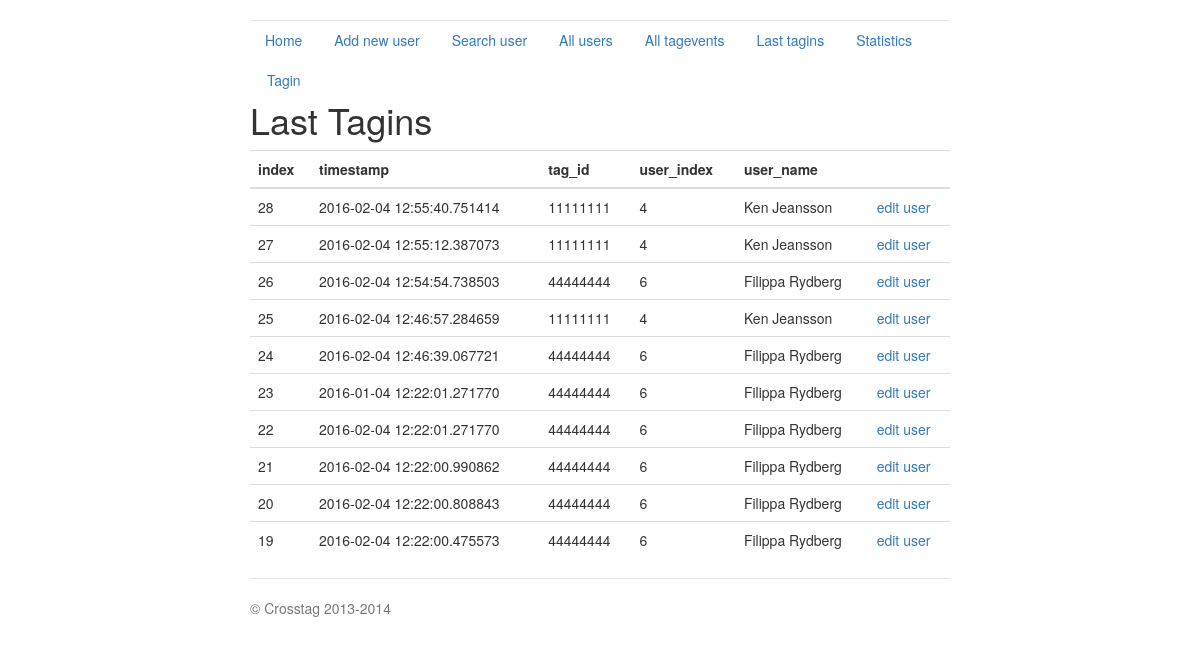
The page /last_tagins on the database its author committed.
### crosstag_server.py (models this page shows, shortened)
class Tagevent(db.Model):
    index = db.Column(db.Integer, primary_key=True)
    tag_id = db.Column(db.Integer)
    timestamp = db.Column(db.DateTime)
    uid = db.Column(db.Integer, db.ForeignKey('user.index'))
    def dict(self):
        return {'index': self.index, 'timestamp': str(self.timestamp),
                'tag_id': self.tag_id, 'uid':self.uid}

class User(db.Model):
    index = db.Column(db.Integer, primary_key=True)
    fortnox_id = db.Column(db.Integer)
    name = db.Column(db.String(80))
    email = db.Column(db.String(120))
    phone = db.Column(db.Integer)
    tag_id = db.Column(db.String(12))
    gender = db.Column(db.String(10))
    birth_date = db.Column(db.Date)
    expiry_date = db.Column(db.Date)
    create_date = db.Column(db.Date)
    def dict(self):
        return {'index': self.index, 'name': self.name,
                'email': self.email, 'tag_id': self.tag_id,
                'phone': self.phone, 'fortnox_id': self.fortnox_id,
                'expiry_date': str(self.expiry_date),
                'create_date': str(self.create_date),
                'birth_date': str(self.birth_date),
                'gender': self.gender}

### crosstag_server.py (the view)
@app.route('/last_tagins', methods=['GET'])
def last_tagins():
    ret = []
    events = Tagevent.query.all()[-10:]
    for hit in events:
        js = hit.dict()
        tag = js['tag_id']
        try:
            user = get_user_data_tag_dict(tag)
            js['user_index'] = user["index"]
            js['user_name'] = user['name']
        except:
            js['user_index'] = None
            js['user_name'] = "No user connected to this tag"
        ret.append(js)
    ret.reverse()
    return render_template('last_tagevents.html',
                           title='Last Tagins',
                           hits=ret)

### crosstag_server.py (called while the page is built)
@app.route('/crosstag/v1.0/get_user_data_tag_dict/<tag_id>',
           methods=['GET'])
def get_user_data_tag_dict(tag_id):
    user = User.query.filter_by(tag_id=tag_id).first()
    return user.dict()

### templates/last_tagevents.html (shortened to what this page needs)
{% extends "base.html" %}
{% block content %}
<h1>{{title}}</h1>
{% if hits %}
	<table class="table table-hover">
	<tbody>
		<thead>
			<tr>
				<th>index</th> <th>timestamp</th><th>tag_id</th> <th> user_index </th> <th> user_name </th> <th></th>
			</tr>
		</thead>
				{% for hit in hits %}
				<tr>
					<td>{{hit.index}}</td> <td>{{hit.timestamp}}</td> <td>{{hit.tag_id}}</td> <td>{{hit.user_index}}</td> <td>{{hit.user_name}}</td> <td> {% if hit.user_index != None %}<a href='/edit_user/{{hit.user_index}}'>edit user</a> {% endif %}</td>
				</tr>
				{% endfor %}
	</tbody>
	</table>
{% endif %}
{% endblock %}

### static/jumbotron-narrow.css (style rules this page uses)
body { padding-top: 20px; padding-bottom: 20px; }

### rows shown on the page
Tagevent: index "28", timestamp "2016-02-04 12:55:40.751414", tag_id "11111111", user_index "4", user_name "Ken Jeansson"
Tagevent: index "27", timestamp "2016-02-04 12:55:12.387073", tag_id "11111111", user_index "4", user_name "Ken Jeansson"
Tagevent: index "26", timestamp "2016-02-04 12:54:54.738503", tag_id "44444444", user_index "6", user_name "Filippa Rydberg"
Tagevent: index "25", timestamp "2016-02-04 12:46:57.284659", tag_id "11111111", user_index "4", user_name "Ken Jeansson"
Tagevent: index "24", timestamp "2016-02-04 12:46:39.067721", tag_id "44444444", user_index "6", user_name "Filippa Rydberg"
Tagevent: index "23", timestamp "2016-01-04 12:22:01.271770", tag_id "44444444", user_index "6", user_name "Filippa Rydberg"
Tagevent: index "22", timestamp "2016-02-04 12:22:01.271770", tag_id "44444444", user_index "6", user_name "Filippa Rydberg"
Tagevent: index "21", timestamp "2016-02-04 12:22:00.990862", tag_id "44444444", user_index "6", user_name "Filippa Rydberg"
Tagevent: index "20", timestamp "2016-02-04 12:22:00.808843", tag_id "44444444", user_index "6", user_name "Filippa Rydberg"
Tagevent: index "19", timestamp "2016-02-04 12:22:00.475573", tag_id "44444444", user_index "6", user_name "Filippa Rydberg"

### other values the page prints
{{ title }} "Last Tagins"
